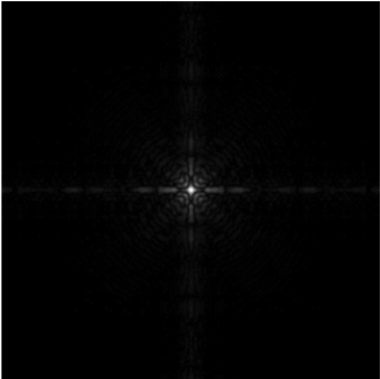
#> input picture BTLXLA_B20DCDT102_Phạm Trung Kiên/Logarit_transformation/logarit.png, 380 x 379 px, found by its file name
$ python logarit.py
#> lines starting #> are read from the running program, lines starting #| are printed output that depends on the picture
import cv2
import numpy as np
import matplotlib.pyplot as plt
image = cv2.imread('Logarit_transformation/logarit.png', cv2.IMREAD_GRAYSCALE)
#> image is the input picture: shape (379, 380); min 0, max 255, mean 3.9
c = 255 / np.log(1 + np.max(image))
#> c = 45.99
log_image = c * (np.log(image + 1))
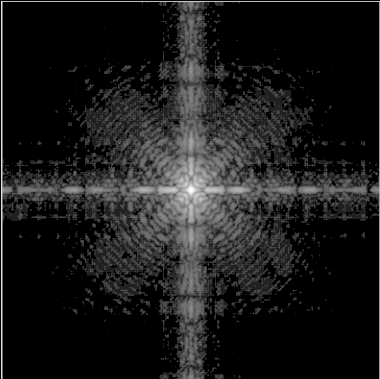
#> log_image: shape (379, 380) float16; 0.53% of the values are NaN or infinite; the others: min 0, max 252.6, mean 27.66; drawn with min black, max white, NaN and infinite black

log_image = np.array(log_image, dtype=np.uint8)

plt.subplot(121), plt.imshow(image, cmap='gray'), plt.title('Original Image')
plt.subplot(122), plt.imshow(log_image, cmap='gray'), plt.title('Log Transformation')
plt.show()
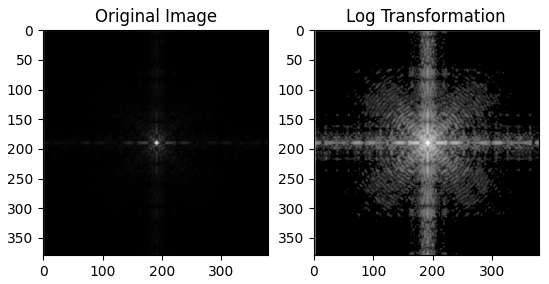
#> figure drawn by matplotlib, 2 panels
